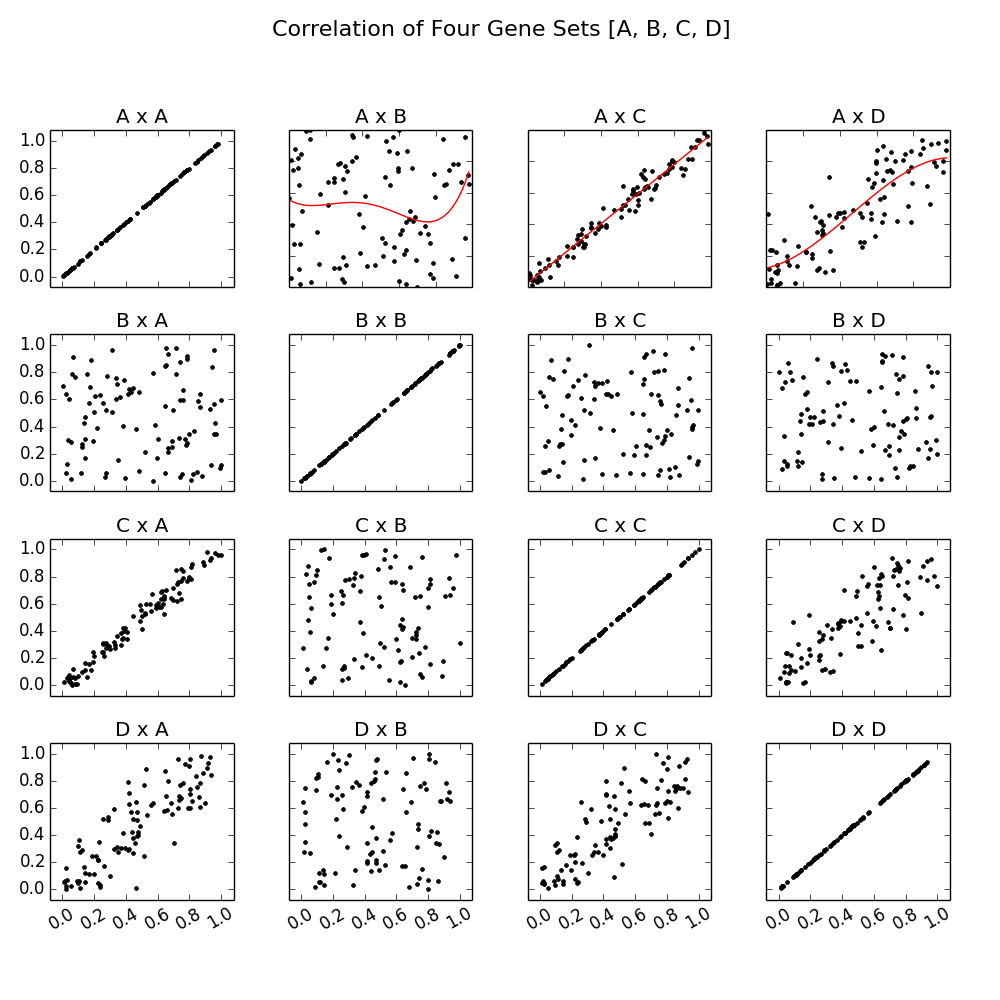

Reproduce this figure in Python.
# !usr/bin/python

######################################################################
#																	
# Assignment 5 - Problem 4
# November 24th, 2013
#
# Michael Musick
#
#	Description: Generate a 4 x 4 matrix of subplots showing gene data
#				set correlations.  Then add regression curves
#				
#	Annotations: Most Correlated  - C
#				 Second most      - D
#				 Least Correlated - B
#	
#
######################################################################

# IMPORT NECCESSARY LIBRARIES
import matplotlib.pyplot as plt 
import numpy as np


# MAIN FUNCTION
def main():
	
	# get the dtat set labels
	dataLabels = ['A', 'B', 'C', 'D']

	# these are temp arrays to build the numpy arrays with
	a_ = []
	b_ = []
	c_ = []
	d_ = []

	# IMPORT THAT DATA
	data_fromFile = open('genes.dat', 'r')
	for line in data_fromFile:		
		tempLine = line.strip().split(',')
		if isfloat(tempLine[1]):
			a_.append(float(tempLine[0]))
			b_.append(float(tempLine[1]))
			c_.append(float(tempLine[2]))
			d_.append(float(tempLine[3]))
	# create an empty matrix
	dataMat = np.zeros([len(a_), 4])
	# move that data in
	dataMat[:,0] = np.array(a_)	
	dataMat[:,1] = np.array(b_)
	dataMat[:,2] = np.array(c_)
	dataMat[:,3] = np.array(d_)
	# find the min and max values for axis scale purposes
	dataMin = np.amin(dataMat)
	dataMax = np.amax(dataMat)
	
	# create a subplot matrix 
	fig, ax = plt.subplots(4,4, figsize=[10,10])

	# populate the subplots
	for col in range(4):
		for row in range(4):			
			ax[col][row].plot(dataMat[:, col], dataMat[:, row], 'k.' )
			ax[col][row].set_title( str(dataLabels[col]) + ' x ' + str(dataLabels[row])  )
			if col != 3:
				plt.setp( ax[col][row].get_xticklabels(), visible=False)
			if row != 0:
				plt.setp( ax[col][row].get_yticklabels(), visible=False)
			plt.setp( ax[col][row].xaxis.get_majorticklabels(), rotation=30)
			ax[col][row].set_xbound(dataMin-0.08, dataMax+0.08)
			ax[col][row].set_ybound(dataMin-0.08, dataMax+0.08)

	# draw linear fit for most correlated gene set 'A'
	# This is gene set 'C'	
	x = dataMat[:,0]
	aMin = np.amin(x)
	aMax = np.amax(x)
	aRange = aMax-aMin
	xRange = np.linspace(aMin, aMax, 100)
	y = dataMat[:,2]
	fit = np.polyfit( x, y, 1 )
	fit_fn = np.poly1d(fit) # fit_fn is now a function which takes in x and returns an estimate for y
	ax[0][2].plot(xRange, fit_fn(xRange), '-r')
	
	# draw cubic best fit for 'D'
	y = dataMat[:,3]
	fit = np.polyfit( x, y, 3 )
	fit_fn = np.poly1d(fit)
	ax[0][3].plot(xRange, fit_fn(xRange), '-r')
	
	# draw 5-degree polynomial for 'B'
	y = dataMat[:,1]
	fit = np.polyfit( x, y, 5 )
	fit_fn = np.poly1d(fit)
	ax[0][1].plot(xRange, fit_fn(xRange), '-r')

	# adjust the plotting spacing
	plt.subplots_adjust(left=0.05, bottom=None, right=0.95, top=0.87, wspace=0.3, hspace=0.3)
	# add a super title
	fig.suptitle('Correlation of Four Gene Sets [A, B, C, D]', fontsize=16)

	# change the backgournd to white
	fig.patch.set_facecolor('white')
	fig.savefig('Problem4.png')
	plt.show()


# determine if a string is a float
def isfloat(str):
    try:
        float(str)
        return True
    except ValueError:
        return False



# EXECUTE THE PROGRAM
if __name__ == "__main__":
    main()        